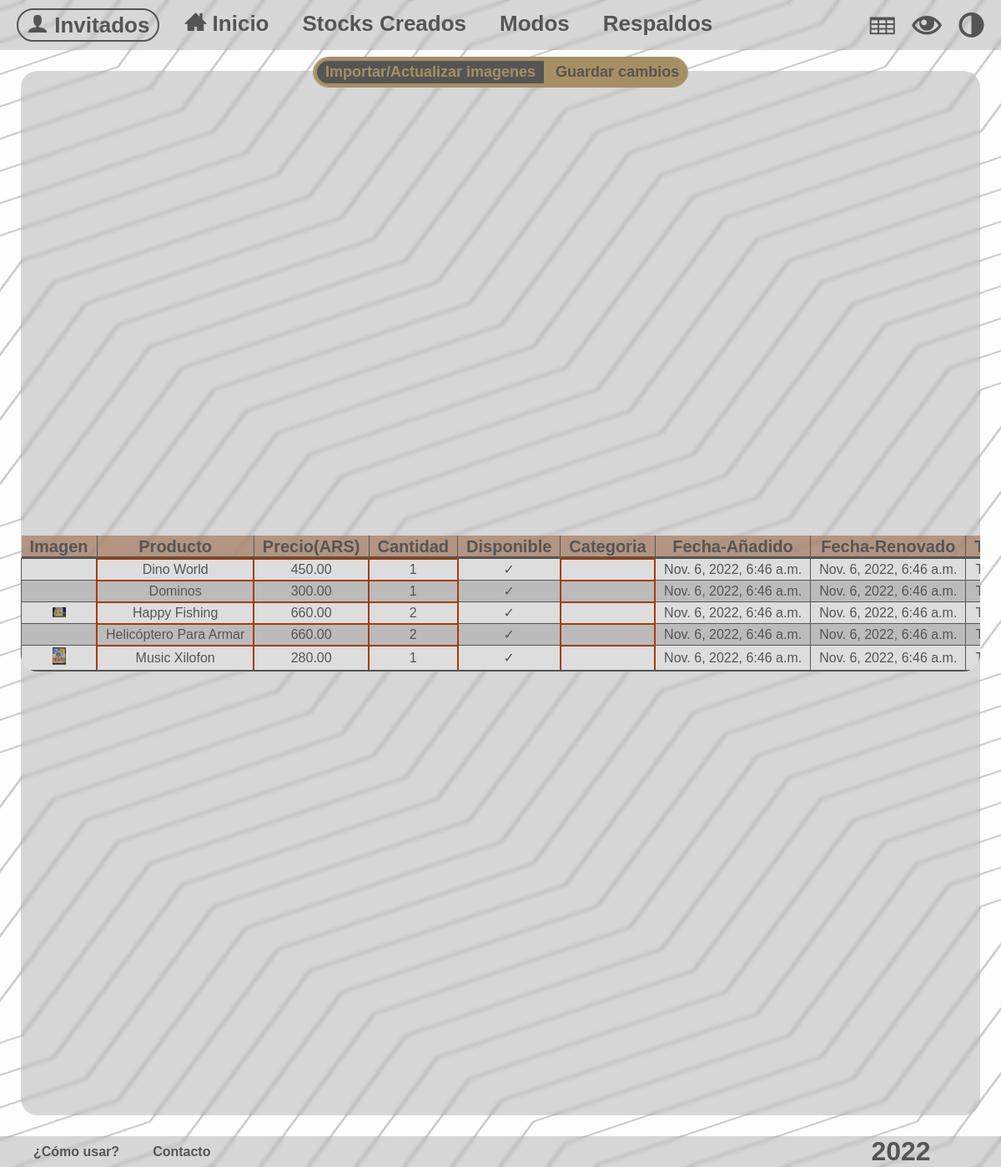
Screenshot of /stock/Juguetes 2/?mode=1 (signed in) with the database file from the repository.
### stock/models.py (models this page shows, shortened)
class Stock(models.Model):
    name = models.CharField(max_length=50, verbose_name="Nombre")
    image = models.ImageField(upload_to=f"Images/%Y/%m/%d/{uuid.uuid4().hex}/", max_length=100, verbose_name="Imagen")
    principal_file = models.FileField(upload_to=f"StockFiles/%Y/%m/%d/{uuid.uuid4().hex}/", verbose_name="Archivo fuente")
    name_column = models.CharField(max_length=50, verbose_name="Columna de nombre-producto")
    price_column = models.CharField(max_length=50, verbose_name="Columna precio")
    quantity_column = models.CharField(max_length=50, verbose_name="Columna cantidad")
    category_column = models.CharField(blank=True, default="", max_length=50, verbose_name="Columna categorias")
    added_date_column = models.CharField(blank=True, default="", max_length=50, verbose_name="Columna de fecha-añadido")
    updated_date_column = models.CharField(blank=True, default="", max_length=50, verbose_name="Columna de fecha-renovado")
    additional_column = models.TextField(blank=True, default="", max_length=500, verbose_name="Nombres de columnas adicionales, separados por coma")
    user = models.ForeignKey(User, editable=True, verbose_name='Usuario', on_delete=models.CASCADE)
    class Meta:
        verbose_name = "Stock"
        verbose_name_plural = "Stocks"
        ordering = ['name']
    def additional_column_as_list(self) -> list:
        return self.additional_column.split(',')

### products/models.py (models this page shows, shortened)
class Product(models.Model):
    name = models.CharField(max_length=50, verbose_name="Nombre")
    slug = models.SlugField(null=False, blank=False, unique=True, verbose_name="Nombre unico de producto")
    image = models.ImageField(null=True, upload_to=f"Images/%Y/%m/%d/{uuid.uuid4().hex}/", max_length=100, verbose_name="Imagen")
    price = models.DecimalField(max_digits=8, decimal_places=2, verbose_name="Precio")
    quantity = models.IntegerField(verbose_name="Cantidad", validators=[MinValueValidator(-99999999), MaxValueValidator(99999999)])
    category = models.CharField(blank=True, default="", max_length=50, verbose_name="Categoria")
    additional = models.TextField(blank=True, default="", max_length=500, verbose_name="Datos adicionales en orden, separados por comas.")
    available = models.BooleanField(default=True, verbose_name="¿Esta disponible?")
    added_date = models.DateTimeField(auto_now_add=True, verbose_name="Creado el")
    updated_date = models.DateTimeField(auto_now=True, verbose_name='Editado el')
    stock = models.ForeignKey('stock.Stock', editable=True, verbose_name='Stock', on_delete=models.CASCADE, related_name="products")
    class Meta:
        verbose_name = "Producto"
        verbose_name_plural = "Productos"
        ordering = ['name']
    def additional_as_list(self):
        return self.additional.split(',')

### stock/views.py (the view)
# urls.py: path("stock/", views.index, name="index"),
def stock(request, stock_name):
    stocks = Stock.objects.filter(user__pk=request.user.pk)
    stock_by_name = get_object_or_404(stocks, name=stock_name)
    products_by_stock = stock_by_name.products.all()
    context = {
        'is_stock': True,
        'stocks' : stocks,
        'stock' : stock_by_name,
        'products' : products_by_stock,
        'mode' : 0
    }
    if request.GET.get("mode"):
        context["mode"] = int(request.GET.get("mode"))
        if context["mode"] == 1:
            context['form_import_images'] = ImportImages()
    return render(request, "stock/stock.html", context)

### stock/templates/stock/stock.html (shortened to what this page needs)
{% extends 'layouts/layout.html' %}
{% load static %}
{% block content %}
    {% if mode == 1 %}
        {% if request.user.username == "Invitados" %}
            <div class="edit-button_box">
                <button onclick="window.alert('Opción inhabilitada para invitados. Registrese para probar.')" class="import-img--button" title="Importar/Actualizar imagenes" tabindex="1">
                    <span class="principal--text">Importar/Actualizar imagenes</span>
                </button>
                <button onclick="window.alert('Opción inhabilitada para invitados. Registrese para probar.')" class="edit--button" title="Guardar edición" tabindex="1">
                    <span class="principal--text">Guardar cambios</span>
                </button>
            </div>
        {% endif %}
    {% endif %}
    <div class="content-table">
        <table>
            <thead>
                <tr>
                    <th>Imagen</th>
                    <th>{{ stock.name_column }}</th>
                    <th>{{ stock.price_column }}</th>
                    <th>{{ stock.quantity_column }}</th>
                    <th>Disponible</th>
                    {% if stock.category_column %}
                        <th>{{ stock.category_column }}</th>
                    {% endif %}
                    <th>{{ stock.added_date_column }}</th>
                    <th>{{ stock.updated_date_column }}</th>
                    {% if stock.additional_column %}
                        {% for additional_column_name in stock.additional_column_as_list %}
                            <th>{{ additional_column_name }}</th>
                        {% endfor %}
                    {% endif %}
                </tr>
            </thead>
            <tbody>
                {% for product in products %}
                    <tr>
                        <td class="product--img">
                            {% if product.image %}
                                <img width="400px" src="{{ product.image.url }}" alt="{{ product.name }}">
                            {% endif %}
                        </td>
                        <td class="product--name" {% if mode == 1 %}contenteditable{% endif %}>{{ product.name }}</td>
                        <td class="product--price" {% if mode == 1 %}contenteditable{% endif %}>{{ product.price | floatformat:2 }}</td>
                        <td class="product--quantity" {% if mode == 1 %}contenteditable{% endif %}>{{ product.quantity }}</td>
                        <td class="{{ product.available | yesno:'available,noavailable' }} product--available">
                            {{ product.available | yesno:"✓,X" }}
                        </td>
                        {% if stock.category_column %}
                            <td class="product--category" {% if mode == 1 %}contenteditable{% endif %}>{{ product.category }}</td>
                        {% endif %}
                        <td>{{ product.added_date }}</td>
                        <td>{{ product.updated_date }}</td>
                        {% if stock.additional_column %}
                            {% for additional_value in product.additional_as_list %}
                                <td>{{ additional_value | default:"-" }}</td>
                            {% endfor %}
                        {% endif %}
                    </tr>
                {% endfor %}
            </tbody>
        </table>
    </div>
{% endblock content %}

### mainapp/templates/mainapp/navbar.html (shortened to what this page needs)
<nav class="{% if request.user.is_authenticated %}nav__post-login{% endif %}"">
    <ul>
    {% if not is_index %}
        <li class="li__index {% if not request.user.is_authenticated %} li__x--large {% endif %}">
            <a href="{% url 'index' %}" tabindex="3">
                <span class="icon-home3"></span>
                <span class="menu--principal-text">
                    Inicio
                </span>
            </a>
        </li>
    {% endif %}
    {% if request.user.is_authenticated %}
        <li class="li__created-stocks" tabindex="3">
            <span class="menu--principal-text">
                Stocks Creados
            </span>
        </li>
        {% if is_stock %}
            <li class="li__modes-stocks" tabindex="3">
                <span class="menu--principal-text">
                    Modos
                </span>
            </li>
            <li class="li__backup-stocks" tabindex="3">
                <span class="menu--principal-text">
                    Respaldos
                </span>
            </li>
        {%  endif %}
        <li class="li__user-button" tabindex="3">
           <span class="icon-user"></span>&nbsp;{{ user.username }}
        </li>
    {% endif %}
    </ul>
</nav>
<div class="bg_navbar"></div>

### mainapp/static/css/styles.css (style rules this page uses)
* { margin: 0; padding: 0; box-sizing: border-box; }
html { font-size: 62.5% }
a { text-decoration: none; color: var(--nav_color); }
li { list-style: none; color: var(--nav_color); }
body { display: grid; background-position: center; background-repeat: repeat; background-size: cover; height: 100vh; grid-template-areas: "header" "main" "footer"; grid-template-columns: 100%; grid-template-rows: 60px minmax(calc(100% - 97px), 1fr) 37px; }
header > .bg_navbar { position: absolute; width: 100%; height: 100%; left: 0; z-index: -1; background-color: var(--nav_bg_color); backdrop-filter: blur(var(--nav_blur_weight)); transition: .5s; pointer-events: none; }
nav { display: flex; position: static; padding: 0px; width: 100%; height: 100%; margin-left: 10px; }
nav > ul { height: 100%; width: 100%; padding: 10px; display: flex; justify-content: center; font-size: 2.6rem; font-weight: bold; font-family: sans-serif, Helvetica, Arial; }
nav > ul > li { display: flex; margin-left: 20px; padding: 3px 10px; }
.nav__post-login > ul { justify-content: start; }
.li__user-button { order: -1; margin-left: 0; border: 2px solid var(--nav_color); border-radius: 20px; user-select: none; position: relative; }
.li__index { user-select: none; }
.li__backup-stocks, .li__modes-stocks, .li__created-stocks { user-select: none; position: relative; }
.li__user-button:not(:hover) > .submenu__triangle-draw, .li__backup-stocks,:not(:hover) > .submenu__triangle-draw, .li__modes-stocks,:not(:hover) > .submenu__triangle-draw, .li__created-stocks:not(:hover) > .submenu__triangle-draw { transition: all .7s step-start; }
.content-table { min-width: 100%; max-height: 100%; overflow: auto; border-radius: 20px; }
table th, table td, table, table thead, table tbody, table tr { transition: all .3s ease-out; }
table th, table td, table { border: 1px solid var(--nav_color); border-collapse: collapse; }
table { min-width: 100%; font-family: sans-serif, Arial, Helvetica; font-size: 2rem; align-self: start; justify-self: start; white-space: nowrap; border: none; }
table th, table tr td:first-child { border-left: none; }
table th { border-top: none; }
table tr:last-child td { border-bottom-width: 2px; border-bottom-color: var(--nav_color); }
table th, table td { padding: 2px 10px; height: 2.6rem; text-align: center; }
table th { font-weight: bolder; background-color: var(--table-thead_bg); color: var(--nav_color); font-size: 1em; position: sticky; top: 0; }
table th:after { content: ""; position: absolute; left: 0; bottom: 0; width: 100%; border-bottom: 2px solid var(--nav_color); }
table td { font-weight: normal; background-color: var(--plain-panel_bg_color); color: var(--nav_color); font-size: .8em; }
table tr:nth-child(even) td { background-color: var(--table_even_row_bg); }
table tr td img { width: 1.6rem; }
table td[contenteditable] { border: 2px solid var(--table-edit-border) }
.edit-button_box { position: absolute; top: -17px; border-radius: 25px; contain: content; display: flex; justify-content: center; align-items: center; z-index: 1; border: 1px solid var(--select_file_bg); }
.edit-button_box > button { height: 35px; background-color: var(--select_file_bg); color: var(--nav_color); border: none; padding-left: 10px; padding-right: 10px; font-family: sans-serif, Arial, Helvetica; font-weight: bold; font-size: large; user-select: none; }
.edit-button_box .import-img--button { border: 4px solid var(--select_file_bg); border-radius: 25px 0 0 25px; background: var(--nav_color); color: var(--select_file_bg); }
.edit--button { padding-right: 14px; }

### mainapp/static/css/tablet_styles.css (style rules this page uses)
nav > ul { font-size: medium; }

### mainapp/static/css/movil_styles.css (style rules this page uses)
header nav { display: none; }
.edit-button_box > button { font-size: medium; }

### rows the page displays
Stock: name_column "Producto", price_column "Precio(ARS)", quantity_column "Cantidad", category_column "Categoria", added_date_column "Fecha-Añadido", updated_date_column "Fecha-Renovado"
Product: name "Dino World", price "450.00", quantity "1", available "✓", added_date "Nov. 6, 2022, 6:46 a.m.", updated_date "Nov. 6, 2022, 6:46 a.m."
Product: name "Dominos", price "300.00", quantity "1", available "✓", added_date "Nov. 6, 2022, 6:46 a.m.", updated_date "Nov. 6, 2022, 6:46 a.m."
Product: image (picture), name "Happy Fishing", price "660.00", quantity "2", available "✓", added_date "Nov. 6, 2022, 6:46 a.m.", updated_date "Nov. 6, 2022, 6:46 a.m."
Product: name "Helicóptero Para Armar", price "660.00", quantity "2", available "✓", added_date "Nov. 6, 2022, 6:46 a.m.", updated_date "Nov. 6, 2022, 6:46 a.m."
Product: image (picture), name "Music Xilofon", price "280.00", quantity "1", available "✓", added_date "Nov. 6, 2022, 6:46 a.m.", updated_date "Nov. 6, 2022, 6:46 a.m."

### other values shown
{{ user.username }} "Invitados"
